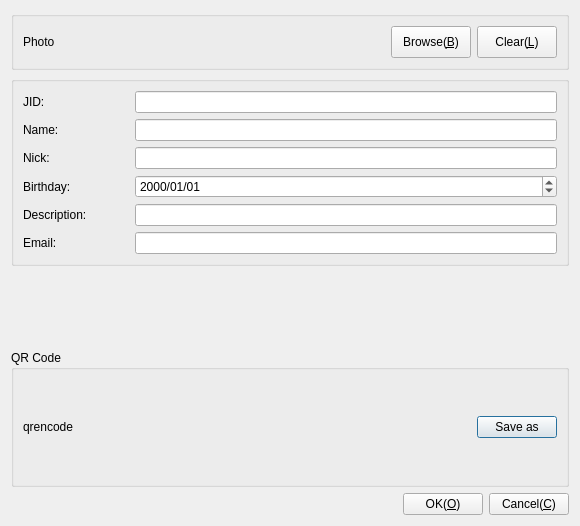
<?xml version="1.0" encoding="UTF-8"?>
<ui version="4.0">
 <class>CDlgUservCard</class>
 <widget class="QDialog" name="CDlgUservCard">
  <property name="geometry">
   <rect>
    <x>0</x>
    <y>0</y>
    <width>580</width>
    <height>526</height>
   </rect>
  </property>
  <property name="windowTitle">
   <string>User Information</string>
  </property>
  <layout class="QGridLayout" name="gridLayout_5">
   <item row="1" column="0">
    <widget class="QGroupBox" name="groupBox">
     <property name="sizePolicy">
      <sizepolicy hsizetype="Preferred" vsizetype="MinimumExpanding">
       <horstretch>0</horstretch>
       <verstretch>0</verstretch>
      </sizepolicy>
     </property>
     <property name="title">
      <string/>
     </property>
     <layout class="QGridLayout" name="gridLayout_2">
      <item row="0" column="0">
       <layout class="QHBoxLayout" name="horizontalLayout_7">
        <item>
         <widget class="QLabel" name="label_6">
          <property name="sizePolicy">
           <sizepolicy hsizetype="Preferred" vsizetype="Preferred">
            <horstretch>1</horstretch>
            <verstretch>0</verstretch>
           </sizepolicy>
          </property>
          <property name="minimumSize">
           <size>
            <width>80</width>
            <height>0</height>
           </size>
          </property>
          <property name="text">
           <string>JID:</string>
          </property>
         </widget>
        </item>
        <item>
         <widget class="QLineEdit" name="txtJID">
          <property name="sizePolicy">
           <sizepolicy hsizetype="Preferred" vsizetype="Preferred">
            <horstretch>4</horstretch>
            <verstretch>0</verstretch>
           </sizepolicy>
          </property>
          <property name="readOnly">
           <bool>true</bool>
          </property>
         </widget>
        </item>
       </layout>
      </item>
      <item row="1" column="0">
       <layout class="QHBoxLayout" name="horizontalLayout">
        <item>
         <widget class="QLabel" name="label">
          <property name="sizePolicy">
           <sizepolicy hsizetype="Preferred" vsizetype="Preferred">
            <horstretch>1</horstretch>
            <verstretch>0</verstretch>
           </sizepolicy>
          </property>
          <property name="minimumSize">
           <size>
            <width>80</width>
            <height>0</height>
           </size>
          </property>
          <property name="text">
           <string>Name:</string>
          </property>
         </widget>
        </item>
        <item>
         <widget class="QLineEdit" name="txtName">
          <property name="sizePolicy">
           <sizepolicy hsizetype="Preferred" vsizetype="Preferred">
            <horstretch>4</horstretch>
            <verstretch>0</verstretch>
           </sizepolicy>
          </property>
         </widget>
        </item>
       </layout>
      </item>
      <item row="2" column="0">
       <layout class="QHBoxLayout" name="horizontalLayout_2">
        <item>
         <widget class="QLabel" name="label_2">
          <property name="sizePolicy">
           <sizepolicy hsizetype="Preferred" vsizetype="Preferred">
            <horstretch>1</horstretch>
            <verstretch>0</verstretch>
           </sizepolicy>
          </property>
          <property name="minimumSize">
           <size>
            <width>80</width>
            <height>0</height>
           </size>
          </property>
          <property name="text">
           <string>Nick:</string>
          </property>
         </widget>
        </item>
        <item>
         <widget class="QLineEdit" name="txtNick">
          <property name="sizePolicy">
           <sizepolicy hsizetype="Preferred" vsizetype="Preferred">
            <horstretch>4</horstretch>
            <verstretch>0</verstretch>
           </sizepolicy>
          </property>
         </widget>
        </item>
       </layout>
      </item>
      <item row="3" column="0">
       <layout class="QHBoxLayout" name="horizontalLayout_3">
        <item>
         <widget class="QLabel" name="label_3">
          <property name="sizePolicy">
           <sizepolicy hsizetype="Preferred" vsizetype="Preferred">
            <horstretch>1</horstretch>
            <verstretch>0</verstretch>
           </sizepolicy>
          </property>
          <property name="minimumSize">
           <size>
            <width>80</width>
            <height>0</height>
           </size>
          </property>
          <property name="text">
           <string>Birthday:</string>
          </property>
         </widget>
        </item>
        <item>
         <widget class="QDateEdit" name="dateBirthday">
          <property name="sizePolicy">
           <sizepolicy hsizetype="Preferred" vsizetype="Preferred">
            <horstretch>4</horstretch>
            <verstretch>0</verstretch>
           </sizepolicy>
          </property>
          <property name="displayFormat">
           <string>yyyy/MM/dd</string>
          </property>
         </widget>
        </item>
       </layout>
      </item>
      <item row="4" column="0">
       <layout class="QHBoxLayout" name="horizontalLayout_4">
        <item>
         <widget class="QLabel" name="label_4">
          <property name="sizePolicy">
           <sizepolicy hsizetype="Preferred" vsizetype="Preferred">
            <horstretch>1</horstretch>
            <verstretch>0</verstretch>
           </sizepolicy>
          </property>
          <property name="minimumSize">
           <size>
            <width>80</width>
            <height>0</height>
           </size>
          </property>
          <property name="text">
           <string>Description:</string>
          </property>
         </widget>
        </item>
        <item>
         <widget class="QLineEdit" name="txtDescription">
          <property name="sizePolicy">
           <sizepolicy hsizetype="Preferred" vsizetype="Preferred">
            <horstretch>4</horstretch>
            <verstretch>0</verstretch>
           </sizepolicy>
          </property>
         </widget>
        </item>
       </layout>
      </item>
      <item row="5" column="0">
       <layout class="QHBoxLayout" name="horizontalLayout_5">
        <item>
         <widget class="QLabel" name="label_5">
          <property name="sizePolicy">
           <sizepolicy hsizetype="Preferred" vsizetype="Preferred">
            <horstretch>1</horstretch>
            <verstretch>0</verstretch>
           </sizepolicy>
          </property>
          <property name="minimumSize">
           <size>
            <width>80</width>
            <height>0</height>
           </size>
          </property>
          <property name="text">
           <string>Email:</string>
          </property>
         </widget>
        </item>
        <item>
         <widget class="QLineEdit" name="txtEmail">
          <property name="sizePolicy">
           <sizepolicy hsizetype="Preferred" vsizetype="Preferred">
            <horstretch>4</horstretch>
            <verstretch>0</verstretch>
           </sizepolicy>
          </property>
         </widget>
        </item>
       </layout>
      </item>
     </layout>
    </widget>
   </item>
   <item row="3" column="0">
    <widget class="QGroupBox" name="gpQRCode">
     <property name="title">
      <string>QR Code</string>
     </property>
     <layout class="QGridLayout" name="gridLayout_4">
      <item row="0" column="0">
       <layout class="QGridLayout" name="gridLayout">
        <item row="0" column="0">
         <widget class="QLabel" name="lbQrencode">
          <property name="sizePolicy">
           <sizepolicy hsizetype="Fixed" vsizetype="Fixed">
            <horstretch>0</horstretch>
            <verstretch>0</verstretch>
           </sizepolicy>
          </property>
          <property name="minimumSize">
           <size>
            <width>96</width>
            <height>96</height>
           </size>
          </property>
          <property name="maximumSize">
           <size>
            <width>96</width>
            <height>96</height>
           </size>
          </property>
          <property name="text">
           <string notr="true">qrencode</string>
          </property>
          <property name="scaledContents">
           <bool>true</bool>
          </property>
         </widget>
        </item>
        <item row="0" column="1">
         <spacer name="horizontalSpacer_4">
          <property name="orientation">
           <enum>Qt::Horizontal</enum>
          </property>
          <property name="sizeHint" stdset="0">
           <size>
            <width>40</width>
            <height>20</height>
           </size>
          </property>
         </spacer>
        </item>
        <item row="0" column="2">
         <widget class="QPushButton" name="pbSaveAs">
          <property name="text">
           <string>Save as</string>
          </property>
         </widget>
        </item>
       </layout>
      </item>
     </layout>
    </widget>
   </item>
   <item row="0" column="0">
    <widget class="QGroupBox" name="groupBox_2">
     <property name="sizePolicy">
      <sizepolicy hsizetype="Preferred" vsizetype="Preferred">
       <horstretch>0</horstretch>
       <verstretch>0</verstretch>
      </sizepolicy>
     </property>
     <property name="title">
      <string/>
     </property>
     <layout class="QGridLayout" name="gridLayout_3">
      <item row="0" column="0">
       <layout class="QHBoxLayout" name="horizontalLayout_8">
        <item>
         <widget class="QLabel" name="lbPhoto">
          <property name="sizePolicy">
           <sizepolicy hsizetype="Fixed" vsizetype="Fixed">
            <horstretch>0</horstretch>
            <verstretch>0</verstretch>
           </sizepolicy>
          </property>
          <property name="minimumSize">
           <size>
            <width>32</width>
            <height>32</height>
           </size>
          </property>
          <property name="maximumSize">
           <size>
            <width>32</width>
            <height>32</height>
           </size>
          </property>
          <property name="text">
           <string>Photo</string>
          </property>
         </widget>
        </item>
        <item>
         <spacer name="horizontalSpacer_2">
          <property name="orientation">
           <enum>Qt::Horizontal</enum>
          </property>
          <property name="sizeHint" stdset="0">
           <size>
            <width>40</width>
            <height>20</height>
           </size>
          </property>
         </spacer>
        </item>
        <item>
         <widget class="QPushButton" name="pbBrowse">
          <property name="sizePolicy">
           <sizepolicy hsizetype="Preferred" vsizetype="Preferred">
            <horstretch>0</horstretch>
            <verstretch>0</verstretch>
           </sizepolicy>
          </property>
          <property name="text">
           <string>Browse(&amp;B)</string>
          </property>
          <property name="icon">
           <iconset resource="../../../Resource/Resource.qrc">
            <normaloff>:/icon/Browse</normaloff>:/icon/Browse</iconset>
          </property>
         </widget>
        </item>
        <item>
         <widget class="QPushButton" name="pbClear">
          <property name="sizePolicy">
           <sizepolicy hsizetype="Preferred" vsizetype="Preferred">
            <horstretch>0</horstretch>
            <verstretch>0</verstretch>
           </sizepolicy>
          </property>
          <property name="toolTip">
           <string>Clear Avatar</string>
          </property>
          <property name="text">
           <string>Clear(&amp;L)</string>
          </property>
          <property name="icon">
           <iconset resource="../../../Resource/Resource.qrc">
            <normaloff>:/icon/Close</normaloff>:/icon/Close</iconset>
          </property>
         </widget>
        </item>
       </layout>
      </item>
     </layout>
    </widget>
   </item>
   <item row="4" column="0">
    <layout class="QHBoxLayout" name="horizontalLayout_6">
     <item>
      <spacer name="horizontalSpacer">
       <property name="orientation">
        <enum>Qt::Horizontal</enum>
       </property>
       <property name="sizeHint" stdset="0">
        <size>
         <width>40</width>
         <height>20</height>
        </size>
       </property>
      </spacer>
     </item>
     <item>
      <widget class="QPushButton" name="pbOK">
       <property name="sizePolicy">
        <sizepolicy hsizetype="Preferred" vsizetype="Fixed">
         <horstretch>0</horstretch>
         <verstretch>0</verstretch>
        </sizepolicy>
       </property>
       <property name="toolTip">
        <string>OK</string>
       </property>
       <property name="text">
        <string>OK(&amp;O)</string>
       </property>
       <property name="icon">
        <iconset resource="../../../Resource/Resource.qrc">
         <normaloff>:/icon/Accept</normaloff>:/icon/Accept</iconset>
       </property>
      </widget>
     </item>
     <item>
      <widget class="QPushButton" name="pbCancel">
       <property name="sizePolicy">
        <sizepolicy hsizetype="Preferred" vsizetype="Fixed">
         <horstretch>0</horstretch>
         <verstretch>0</verstretch>
        </sizepolicy>
       </property>
       <property name="toolTip">
        <string>Cancel</string>
       </property>
       <property name="text">
        <string>Cancel(&amp;C)</string>
       </property>
       <property name="icon">
        <iconset resource="../../../Resource/Resource.qrc">
         <normaloff>:/icon/Cancel</normaloff>:/icon/Cancel</iconset>
       </property>
      </widget>
     </item>
    </layout>
   </item>
   <item row="2" column="0">
    <spacer name="verticalSpacer">
     <property name="orientation">
      <enum>Qt::Vertical</enum>
     </property>
     <property name="sizeHint" stdset="0">
      <size>
       <width>20</width>
       <height>40</height>
      </size>
     </property>
    </spacer>
   </item>
  </layout>
 </widget>
 <resources>
  <include location="../../../Resource/Resource.qrc"/>
 </resources>
 <connections/>
</ui>
